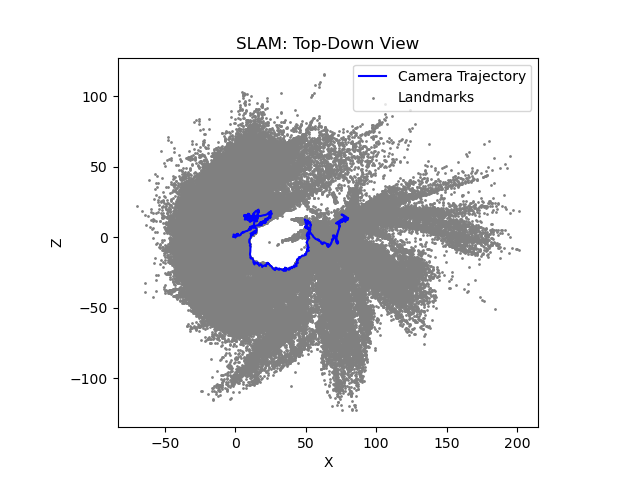
#> input picture images/slam2d-2.png, 640 x 480 px
$ python convert_to_pgm.py
#> lines starting #> are read from the running program, lines starting #| are printed output that depends on the picture; after the words box and inside, x2 and y2 are one past the last pixel; in counts of white or black regions, pixels touching at a corner belong together
import cv2
import numpy as np
# or slam2d.png or slam3d.png
raw = cv2.imread('images/slam2d-2.png', cv2.IMREAD_GRAYSCALE)
#> raw: shape (480, 640); min 0, max 255, mean 228.9
_, occ = cv2.threshold(raw, 200, 255, cv2.THRESH_BINARY_INV)
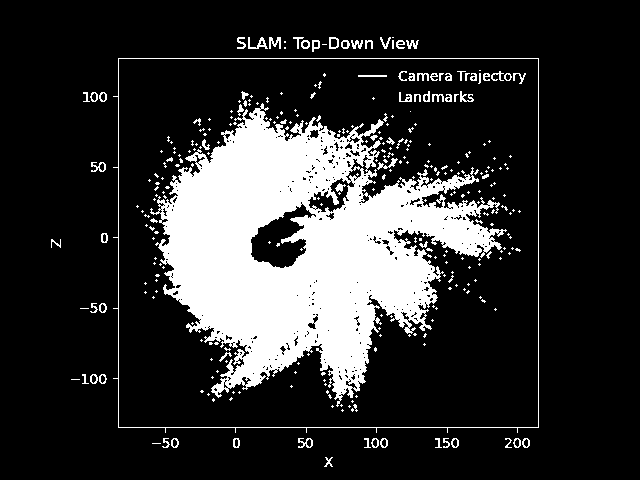
#> occ: shape (480, 640); 19% white; 324 white regions (247 under 20 px), largest, box (x1, y1, x2, y2) and area: (150, 103, 507, 407) 51906, (113, 58, 539, 433) 1633, (248, 37, 268, 49) 99
cv2.imwrite('pgm/map2d-2.pgm', occ)

# or map.pgm or map2d-2.pgm or map3d-2.pgm or map3d.pgm
yaml_content = f"""image: pgm/map2d-2.pgm
resolution: 0.05
origin: [0.0, 0.0, 0.0]
negate: 0
occupied_thresh: 0.65
free_thresh: 0.196
"""
with open('yaml/map2d-2.yaml', 'w') as f:
    f.write(yaml_content)
# or map.yaml or map3d-2.yaml
print("map3d.pgm and map3d.yaml created from slam3d.png")

$ run again, with images/slam2d.png copied over images/slam2d-2.png
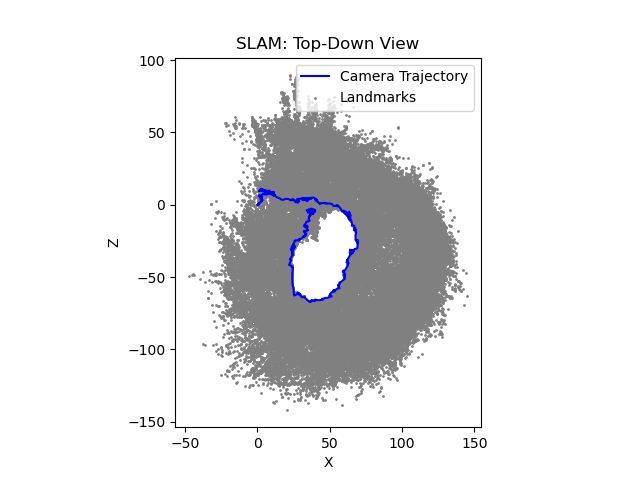
#> input picture images/slam2d.png, 640 x 480 px
#> `_, occ = cv2.threshold(raw, 200, 255, cv2.THRESH_BINARY_INV)`:
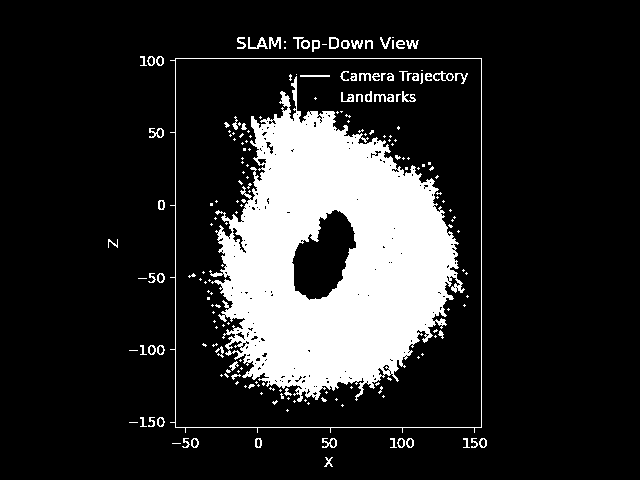
#> occ: shape (480, 640); 16.5% white; 201 white regions (132 under 20 px), largest, box (x1, y1, x2, y2) and area: (209, 76, 465, 402) 45503, (170, 58, 482, 433) 1405, (248, 37, 268, 49) 99

$ run again, with images/slam3d.png copied over images/slam2d-2.png
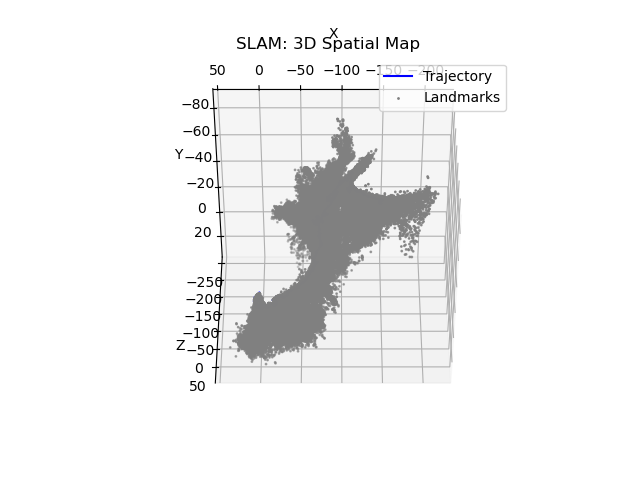
#> input picture images/slam3d.png, 640 x 480 px
#> `_, occ = cv2.threshold(raw, 200, 255, cv2.THRESH_BINARY_INV)`:
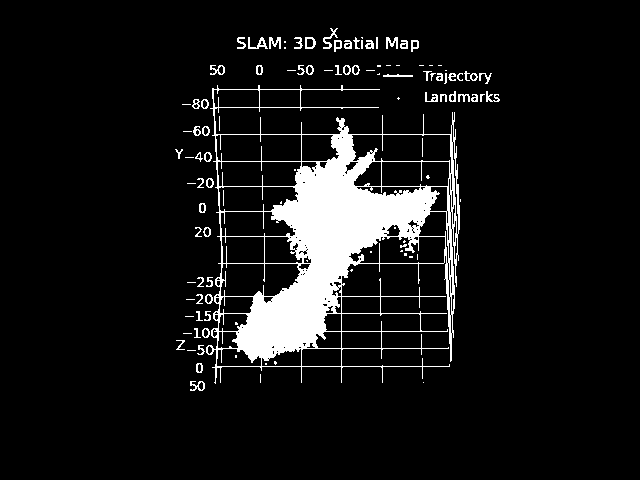
#> occ: shape (480, 640); 8.4% white; 111 white regions (49 under 20 px), largest, box (x1, y1, x2, y2) and area: (206, 85, 460, 384) 22544, (248, 37, 268, 49) 99, (323, 28, 338, 49) 95
